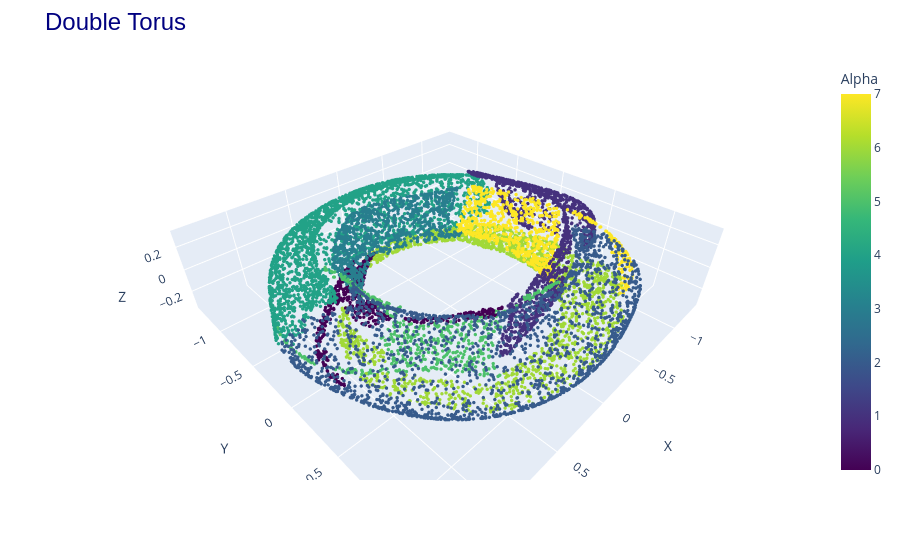

Source (notebook cell):
### Code cell
from CustomModules.util import norm_squared
from torch.functional import F
network = posttrained.to(device)
data = X_test.to(device)
errors = torch.zeros((len(data),network.chart_amount), device=device) # (chart_amount, d)
x_decoded = torch.zeros(network.chart_amount, data.shape[0], data.shape[1], device=device)
for i in range(network.chart_amount):
    z = network.encode(data, i)
    decoded= network.decode(z, i) # (bs, D)
    x_decoded[i] = decoded
    errors[:, i] = norm_squared(decoded, data, dim=1)

chart_indexes = torch.argmin(errors, dim=1)



x_decoded_perm = x_decoded.permute(1, 0, 2) # len-data, chart_amount, 3

idx = chart_indexes.view(-1, 1, 1).expand(-1, 1, x_decoded_perm.size(-1))  # (bs, 1, D)
gathered = x_decoded_perm.gather(1, idx).squeeze(1)  # (bs, D)


util.plot3d([(gathered.cpu().detach(), "reconstructed")], title="Double Torus", color=[chart_indexes.detach().cpu().numpy()])

### Figure 1 — Plotly figure (JSON) as saved in the notebook; plotly's stock layout.template omitted (floating-point values rounded to 4 significant figures; data arrays with more than 128 entries replaced by an {"elided": "..."} marker saying what was removed)
{"data": [{"marker": {"color": {"elided": "10000 int values"}, "colorbar": {"title": {"text": "Alpha"}}, "colorscale": [[0, "#440154"], [0.1111, "#482878"], [0.2222, "#3e4989"], [0.3333, "#31688e"], [0.4444, "#26828e"], [0.5556, "#1f9e89"], [0.6667, "#35b779"], [0.7778, "#6ece58"], [0.8889, "#b5de2b"], [1, "#fde725"]], "showscale": true, "size": 2}, "mode": "markers", "name": "reconstructed", "type": "scatter3d", "x": {"elided": "10000 float values"}, "y": {"elided": "10000 float values"}, "z": {"elided": "10000 float values"}}], "layout": {"margin": {"t": 60}, "scene": {"aspectmode": "data", "xaxis": {"title": {"text": "X"}}, "yaxis": {"title": {"text": "Y"}}, "zaxis": {"title": {"text": "Z"}}}, "title": {"font": {"color": "navy", "family": "Arial", "size": 24}, "text": "Double Torus"}}}
